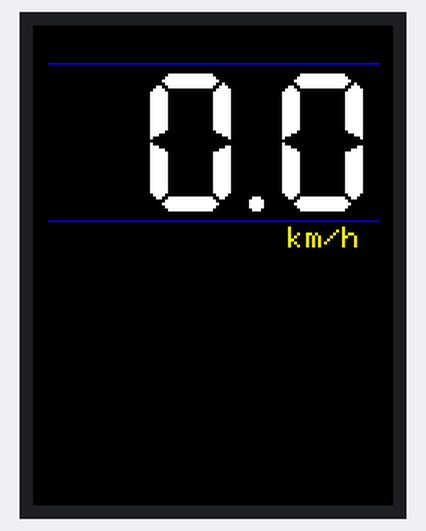
A sketch run on a simulated ESP32. Parts: 240×320 colour display.

Above: at 0.4 s.
At 5.2 s:
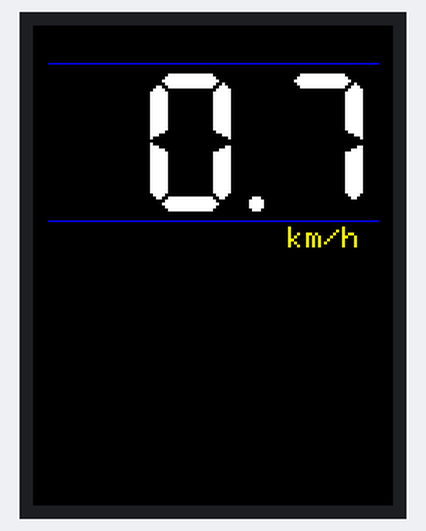
At 10.1 s:
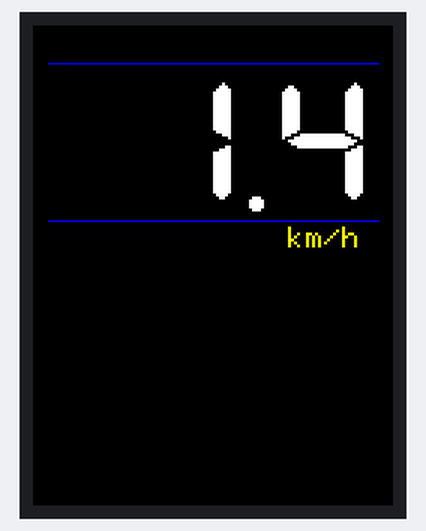
At 19.8 s:
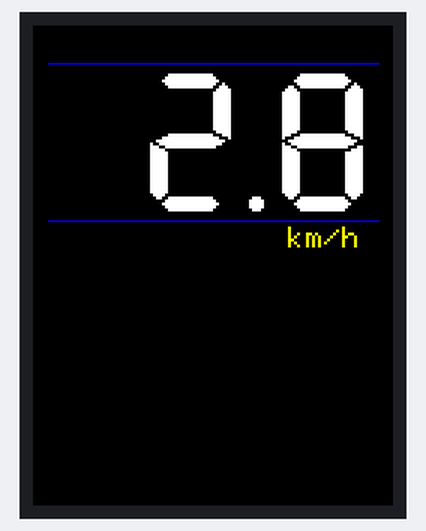
At 29.5 s:
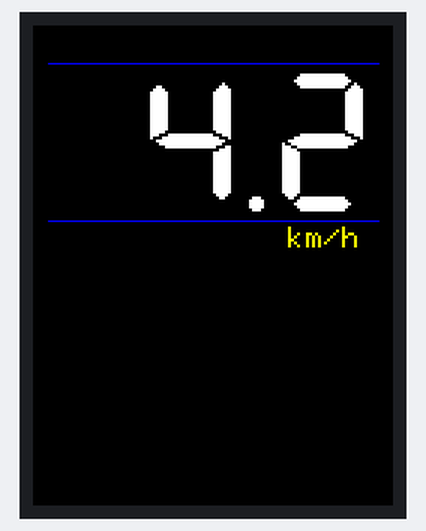
At 39.2 s:
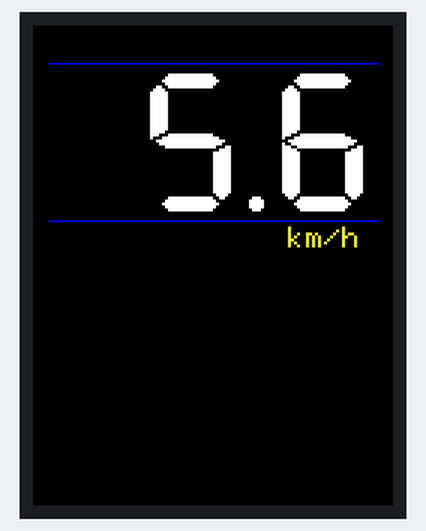

The sketch:

Sprite_Number_test.ino
```cpp
/*
 Display all the fast rendering fonts in a sprite

 Make sure all the display driver and pin connections are correct by
 editing the User_Setup.h file in the TFT_eSPI library folder.

 #########################################################################
 ###### DON'T FORGET TO UPDATE THE User_Setup.h FILE IN THE LIBRARY ######
 #########################################################################
*/
#include "Free_Fonts.h" // Include the header file attached to this sketch

// Specify sprite 160 x 128 pixels (needs 40Kbytes of RAM for 16 bit colour)
#define IWIDTH  230
#define IHEIGHT 140

// Pause in milliseconds between screens, change to 0 to time font rendering
#define WAIT 500

#include <TFT_eSPI.h> // Graphics and font library for ST7735 driver chip
#include <SPI.h>

TFT_eSPI tft = TFT_eSPI();  // Invoke library, pins defined in User_Setup.h

TFT_eSprite img = TFT_eSprite(&tft);
TFT_eSprite fill = TFT_eSprite(&tft);

void setup(void) {
  tft.init();
  tft.setRotation(0);
  tft.fillScreen(TFT_BLACK);

  //img.setColorDepth(8); // Optionally set depth to 8 to halve RAM use
  img.createSprite(IWIDTH, IHEIGHT);
  fill.createSprite(IWIDTH, IHEIGHT);
  fill.fillSprite(TFT_BLACK);
  img.setTextSize(2);
  img.setTextColor(TFT_WHITE, TFT_BLACK);
}

char  string[8];
int i = 0;

void loop() {
  tft.drawLine(10,25, IWIDTH, 25, TFT_BLUE);

  // 10 km/h 보다 느린 경우, 자리수 위치 보정을 위하여 leading 0는 바탕색(black)으로 표시
  if (i < 100) {
      sprintf(string, "%3.1f", (float)i/10);
      img.setTextColor(TFT_BLACK, TFT_BLACK); // leading zero with black
      img.drawString("0", 0, 0, 7);
      img.setTextColor(TFT_WHITE, TFT_BLACK);
      img.drawString(string, 64, 0, 7);
  } else {
      sprintf(string, "%4.1f", (float)i/10);
      img.setTextColor(TFT_WHITE, TFT_BLACK);
      img.drawString(string, 0, 0, 7);
  }
  img.drawLine(0,100, IWIDTH-10, 100, TFT_BLUE);
  img.setTextColor(TFT_YELLOW, TFT_BLACK);
  img.drawString("km/h", 160, 104, 1);
  img.pushSprite(10,30);
  // Sprite를 이용하여 화면 flicking을 해결

  delay(500);

  img.drawRect(0,0, IWIDTH, IHEIGHT, TFT_BLACK);
  img.pushSprite(10,30);

  i += 1;
  if (i > 200) i = 0;
}
```

Free_Fonts.h
```cpp
// Attach this header file to your sketch to use the GFX Free Fonts. You can write
// sketches without it, but it makes referencing them easier.

// This calls up ALL the fonts but they only get loaded if you actually
// use them in your sketch.
//
// No changes are needed to this header file unless new fonts are added to the
// library "Fonts/GFXFF" folder.
//
// To save a lot of typing long names, each font can easily be referenced in the
// sketch in three ways, either with:
//
//    1. Font file name with the & in front such as &FreeSansBoldOblique24pt7b
//       an example being:
//
//       tft.setFreeFont(&FreeSansBoldOblique24pt7b);
//
//    2. FF# where # is a number determined by looking at the list below
//       an example being:
//
//       tft.setFreeFont(FF32);
//
//    3. An abbreviation of the file name. Look at the list below to see
//       the abbreviations used, for example:
//
//       tft.setFreeFont(FSSBO24)
//
//       Where the letters mean:
//       F = Free font
//       M = Mono
//      SS = Sans Serif (double S to distinguish is form serif fonts)
//       S = Serif
//       B = Bold
//       O = Oblique (letter O not zero)
//       I = Italic
//       # =  point size, either 9, 12, 18 or 24
//
//  Setting the font to NULL will select the GLCD font:
//
//      tft.setFreeFont(NULL); // Set font to GLCD
#define LOAD_GFXFF

#ifdef LOAD_GFXFF // Only include the fonts if LOAD_GFXFF is defined in User_Setup.h

// Use these when printing or drawing text in GLCD and high rendering speed fonts
#define GFXFF 1
#define GLCD  0
#define FONT2 2
#define FONT4 4
#define FONT6 6
#define FONT7 7
#define FONT8 8

// Use the following when calling setFont()
//
// Reserved for GLCD font  // FF0
//

#define TT1 &TomThumb

#define FM9 &FreeMono9pt7b
#define FM12 &FreeMono12pt7b
#define FM18 &FreeMono18pt7b
#define FM24 &FreeMono24pt7b

#define FMB9 &FreeMonoBold9pt7b
#define FMB12 &FreeMonoBold12pt7b
#define FMB18 &FreeMonoBold18pt7b
#define FMB24 &FreeMonoBold24pt7b

#define FMO9 &FreeMonoOblique9pt7b
#define FMO12 &FreeMonoOblique12pt7b
#define FMO18 &FreeMonoOblique18pt7b
#define FMO24 &FreeMonoOblique24pt7b

#define FMBO9 &FreeMonoBoldOblique9pt7b
#define FMBO12 &FreeMonoBoldOblique12pt7b
#define FMBO18 &FreeMonoBoldOblique18pt7b
#define FMBO24 &FreeMonoBoldOblique24pt7b

#define FSS9 &FreeSans9pt7b
#define FSS12 &FreeSans12pt7b
#define FSS18 &FreeSans18pt7b
#define FSS24 &FreeSans24pt7b

#define FSSB9 &FreeSansBold9pt7b
#define FSSB12 &FreeSansBold12pt7b
#define FSSB18 &FreeSansBold18pt7b
#define FSSB24 &FreeSansBold24pt7b

#define FSSO9 &FreeSansOblique9pt7b
#define FSSO12 &FreeSansOblique12pt7b
#define FSSO18 &FreeSansOblique18pt7b
#define FSSO24 &FreeSansOblique24pt7b

#define FSSBO9 &FreeSansBoldOblique9pt7b
#define FSSBO12 &FreeSansBoldOblique12pt7b
#define FSSBO18 &FreeSansBoldOblique18pt7b
#define FSSBO24 &FreeSansBoldOblique24pt7b

#define FS9 &FreeSerif9pt7b
#define FS12 &FreeSerif12pt7b
#define FS18 &FreeSerif18pt7b
#define FS24 &FreeSerif24pt7b

#define FSI9 &FreeSerifItalic9pt7b
#define FSI12 &FreeSerifItalic12pt7b
#define FSI19 &FreeSerifItalic18pt7b
#define FSI24 &FreeSerifItalic24pt7b

#define FSB9 &FreeSerifBold9pt7b
#define FSB12 &FreeSerifBold12pt7b
#define FSB18 &FreeSerifBold18pt7b
#define FSB24 &FreeSerifBold24pt7b

#define FSBI9 &FreeSerifBoldItalic9pt7b
#define FSBI12 &FreeSerifBoldItalic12pt7b
#define FSBI18 &FreeSerifBoldItalic18pt7b
#define FSBI24 &FreeSerifBoldItalic24pt7b

#define FF0 NULL //ff0 reserved for GLCD
#define FF1 &FreeMono9pt7b
#define FF2 &FreeMono12pt7b
#define FF3 &FreeMono18pt7b
#define FF4 &FreeMono24pt7b

#define FF5 &FreeMonoBold9pt7b
#define FF6 &FreeMonoBold12pt7b
#define FF7 &FreeMonoBold18pt7b
#define FF8 &FreeMonoBold24pt7b

#define FF9 &FreeMonoOblique9pt7b
#define FF10 &FreeMonoOblique12pt7b
#define FF11 &FreeMonoOblique18pt7b
#define FF12 &FreeMonoOblique24pt7b

#define FF13 &FreeMonoBoldOblique9pt7b
#define FF14 &FreeMonoBoldOblique12pt7b
#define FF15 &FreeMonoBoldOblique18pt7b
#define FF16 &FreeMonoBoldOblique24pt7b

#define FF17 &FreeSans9pt7b
#define FF18 &FreeSans12pt7b
#define FF19 &FreeSans18pt7b
#define FF20 &FreeSans24pt7b

#define FF21 &FreeSansBold9pt7b
#define FF22 &FreeSansBold12pt7b
#define FF23 &FreeSansBold18pt7b
#define FF24 &FreeSansBold24pt7b

#define FF25 &FreeSansOblique9pt7b
#define FF26 &FreeSansOblique12pt7b
#define FF27 &FreeSansOblique18pt7b
#define FF28 &FreeSansOblique24pt7b

#define FF29 &FreeSansBoldOblique9pt7b
#define FF30 &FreeSansBoldOblique12pt7b
#define FF31 &FreeSansBoldOblique18pt7b
#define FF32 &FreeSansBoldOblique24pt7b

#define FF33 &FreeSerif9pt7b
#define FF34 &FreeSerif12pt7b
#define FF35 &FreeSerif18pt7b
#define FF36 &FreeSerif24pt7b

#define FF37 &FreeSerifItalic9pt7b
#define FF38 &FreeSerifItalic12pt7b
#define FF39 &FreeSerifItalic18pt7b
#define FF40 &FreeSerifItalic24pt7b

#define FF41 &FreeSerifBold9pt7b
#define FF42 &FreeSerifBold12pt7b
#define FF43 &FreeSerifBold18pt7b
#define FF44 &FreeSerifBold24pt7b

#define FF45 &FreeSerifBoldItalic9pt7b
#define FF46 &FreeSerifBoldItalic12pt7b
#define FF47 &FreeSerifBoldItalic18pt7b
#define FF48 &FreeSerifBoldItalic24pt7b

// >>>>>>>>>>>>>>>>>>>>>>>>>>>>>>>>>>>>>>>>>>>>>>>>>>>>>>>>>>>>>>>>>>>>>>>>>>>>>>>>>
// Now we define "s"tring versions for easy printing of the font name so:
//   tft.println(sFF5);
// will print
//   Mono bold 9
// >>>>>>>>>>>>>>>>>>>>>>>>>>>>>>>>>>>>>>>>>>>>>>>>>>>>>>>>>>>>>>>>>>>>>>>>>>>>>>>>>

#define sFF0 "GLCD"
#define sTT1 "Tom Thumb"
#define sFF1 "Mono 9"
#define sFF2 "Mono 12"
#define sFF3 "Mono 18"
#define sFF4 "Mono 24"

#define sFF5 "Mono bold 9"
#define sFF6 "Mono bold 12"
#define sFF7 "Mono bold 18"
#define sFF8 "Mono bold 24"

#define sFF9 "Mono oblique 9"
#define sFF10 "Mono oblique 12"
#define sFF11 "Mono oblique 18"
#define sFF12 "Mono oblique 24"

#define sFF13 "Mono bold oblique 9"
#define sFF14 "Mono bold oblique 12"
#define sFF15 "Mono bold oblique 18"
#define sFF16 "Mono bold obl. 24" // Full text line is too big for 480 pixel wide screen

#define sFF17 "Sans 9"
#define sFF18 "Sans 12"
#define sFF19 "Sans 18"
#define sFF20 "Sans 24"

#define sFF21 "Sans bold 9"
#define sFF22 "Sans bold 12"
#define sFF23 "Sans bold 18"
#define sFF24 "Sans bold 24"

#define sFF25 "Sans oblique 9"
#define sFF26 "Sans oblique 12"
#define sFF27 "Sans oblique 18"
#define sFF28 "Sans oblique 24"

#define sFF29 "Sans bold oblique 9"
#define sFF30 "Sans bold oblique 12"
#define sFF31 "Sans bold oblique 18"
#define sFF32 "Sans bold oblique 24"

#define sFF33 "Serif 9"
#define sFF34 "Serif 12"
#define sFF35 "Serif 18"
#define sFF36 "Serif 24"

#define sFF37 "Serif italic 9"
#define sFF38 "Serif italic 12"
#define sFF39 "Serif italic 18"
#define sFF40 "Serif italic 24"

#define sFF41 "Serif bold 9"
#define sFF42 "Serif bold 12"
#define sFF43 "Serif bold 18"
#define sFF44 "Serif bold 24"

#define sFF45 "Serif bold italic 9"
#define sFF46 "Serif bold italic 12"
#define sFF47 "Serif bold italic 18"
#define sFF48 "Serif bold italic 24"

#else // LOAD_GFXFF not defined so setup defaults to prevent error messages

// >>>>>>>>>>>>>>>>>>>>>>>>>>>>>>>>>>>>>>>>>>>>>>>>>>>>>>>>>>>>>>>>>>>>>>>>>>>>>>>>>
// Free fonts are not loaded in User_Setup.h so we must define all as font 1
// to prevent compile error messages
// >>>>>>>>>>>>>>>>>>>>>>>>>>>>>>>>>>>>>>>>>>>>>>>>>>>>>>>>>>>>>>>>>>>>>>>>>>>>>>>>>

#define GFXFF 1
#define GLCD  1
#define FONT2 2
#define FONT4 4
#define FONT6 6
#define FONT7 7
#define FONT8 8

#define TT1 1

#define FF0 1
#define FF1 1
#define FF2 1
#define FF3 1
#define FF4 1
#define FF5 1
#define FF6 1
#define FF7 1
#define FF8 1
#define FF9 1
#define FF10 1
#define FF11 1
#define FF12 1
#define FF13 1
#define FF14 1
#define FF15 1
#define FF16 1
#define FF17 1
#define FF18 1
#define FF19 1
#define FF20 1
#define FF21 1
#define FF22 1
#define FF23 1
#define FF24 1
#define FF25 1
#define FF26 1
#define FF27 1
#define FF28 1
#define FF29 1
#define FF30 1
#define FF31 1
#define FF32 1
#define FF33 1
#define FF34 1
#define FF35 1
#define FF36 1
#define FF37 1
#define FF38 1
#define FF39 1
#define FF40 1
#define FF41 1
#define FF42 1
#define FF43 1
#define FF44 1
#define FF45 1
#define FF46 1
#define FF47 1
#define FF48 1

#define FM9  1
#define FM12 1
#define FM18 1
#define FM24 1

#define FMB9  1
#define FMB12 1
#define FMB18 1
#define FMB24 1

#define FMO9  1
#define FMO12 1
#define FMO18 1
#define FMO24 1

#define FMBO9  1
#define FMBO12 1
#define FMBO18 1
#define FMBO24 1

#define FSS9  1
#define FSS12 1
#define FSS18 1
#define FSS24 1

#define FSSB9  1
#define FSSB12 1
#define FSSB18 1
#define FSSB24 1

#define FSSO9  1
#define FSSO12 1
#define FSSO18 1
#define FSSO24 1

#define FSSBO9  1
#define FSSBO12 1
#define FSSBO18 1
#define FSSBO24 1

#define FS9  1
#define FS12 1
#define FS18 1
#define FS24 1

#define FSI9  1
#define FSI12 1
#define FSI19 1
#define FSI24 1

#define FSB9  1
#define FSB12 1
#define FSB18 1
#define FSB24 1

#define FSBI9  1
#define FSBI12 1
#define FSBI18 1
#define FSBI24 1

#endif // LOAD_GFXFF
```
